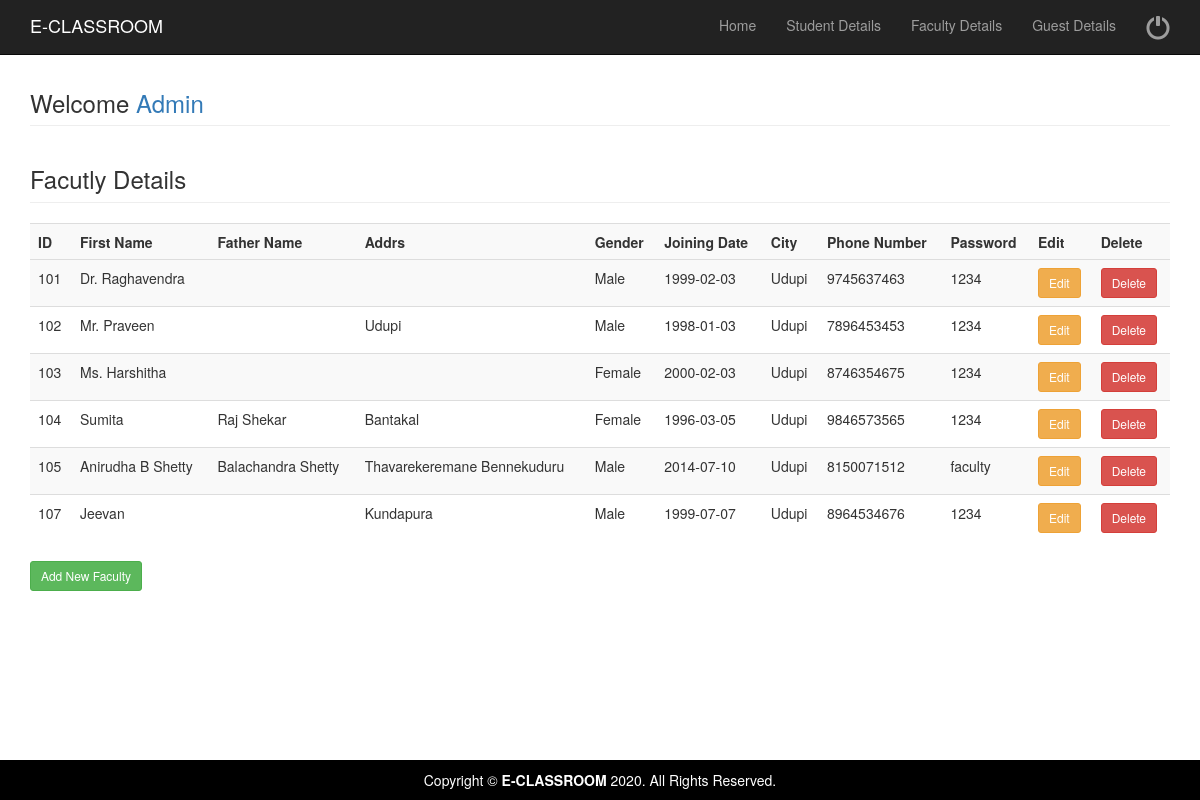
/facultydetails.php (signed in), run on the app's committed database.
### tables this page shows
CREATE TABLE `facutlytable` (
  `FID` int(10) NOT NULL,
  `FName` varchar(50) NOT NULL,
  `FaName` varchar(30) NOT NULL,
  `Addrs` text NOT NULL,
  `Gender` varchar(6) NOT NULL,
  `JDate` date NOT NULL,
  `City` varchar(10) NOT NULL,
  `Pass` varchar(10) NOT NULL,
  `PhNo` bigint(10) NOT NULL
);

### facultydetails.php (the view, shortened to what this page needs)
<?php include('adminhead.php'); ?>
<div class="container">
	<div class="row">
		<div class="col-md-12">
			<h3 class="page-header">Welcome <a href="welcomeadmin">Admin</a> </h3>
			<?php
			include( "database.php" );
			$sql = "select * from  facutlytable";
			$result = mysqli_query( $connect, $sql );
			echo "<h3 class='page-header' >Facutly Details</h3>";
			echo "<div class='table-responsive'> <table class='table table-striped' style='width:100%'>
				<tr>
					<th>ID</th>
					<th>First Name</th>
					<th>Father Name</th>
					<th>Addrs</th>
					<th>Gender</th>
					<th>Joining Date</th>
					<th>City</th>
					<th>Phone Number</th>
					<th>Password</th>
					<th>Edit</th>
					<th>Delete</th>
				<tr>";
			while ( $row = mysqli_fetch_array( $result ) ) {
				?>
			<tr>
				<td>
					<?PHP echo $row['FID'];?>
				</td>
				<td>
					<?PHP echo $row['FName'];?>
				</td>
				<td>
					<?PHP echo $row['FaName'];?>
				</td>
				<td>
					<?PHP echo $row['Addrs'];?>
				</td>
				<td>
					<?PHP echo $row['Gender'];?>
				</td>
				<td>
					<?PHP echo $row['JDate'];?>
				</td>
				<td>
					<?PHP echo $row['City'];?>
				</td>
				<td>
					<?PHP echo $row['PhNo'];?>
				</td>
				<td>
					<?PHP echo $row['Pass'];?>
				</td>
				<td><a href="updatefaculty.php?fid=<?php echo $row['FID']; ?>"><input type="button" Value="Edit" class="btn btn-warning btn-sm"></a>
				</td>
				<td><a href="facultydetails.php?deleteid=<?php echo $row['FID']; ?>"><input type="button" Value="Delete" class="btn btn-danger btn-sm"></a>
				</td>
			</tr>
			<?php } ?>
			</table>
			</div>
	<a href="addnewfaculty"><button type="button" value="Add New Faculty" class="btn btn-success btn-sm">Add New Faculty</button></a>
		</div>
	</div>
	<?php include('allfoot.php'); ?>

### css/modern-business.css (style rules this page uses)
html, body { height: 100%; }
body { padding-top: 50px; }

### data on the page
facutlytable: FID "101", FName "Dr. Raghavendra", Gender "Male", JDate "1999-02-03", City "Udupi", PhNo "9745637463", Pass "1234"
facutlytable: FID "102", FName "Mr. Praveen", Addrs "Udupi", Gender "Male", JDate "1998-01-03", City "Udupi", PhNo "7896453453", Pass "1234"
facutlytable: FID "103", FName "Ms. Harshitha", Gender "Female", JDate "2000-02-03", City "Udupi", PhNo "8746354675", Pass "1234"
facutlytable: FID "104", FName "Sumita", FaName "Raj Shekar", Addrs "Bantakal", Gender "Female", JDate "1996-03-05", City "Udupi", PhNo "9846573565", Pass "1234"
facutlytable: FID "105", FName "Anirudha B Shetty", FaName "Balachandra Shetty", Addrs "Thavarekeremane Bennekuduru", Gender "Male", JDate "2014-07-10", City "Udupi", PhNo "8150071512", Pass "faculty"
facutlytable: FID "107", FName "Jeevan", Addrs "Kundapura", Gender "Male", JDate "1999-07-07", City "Udupi", PhNo "8964534676", Pass "1234"
